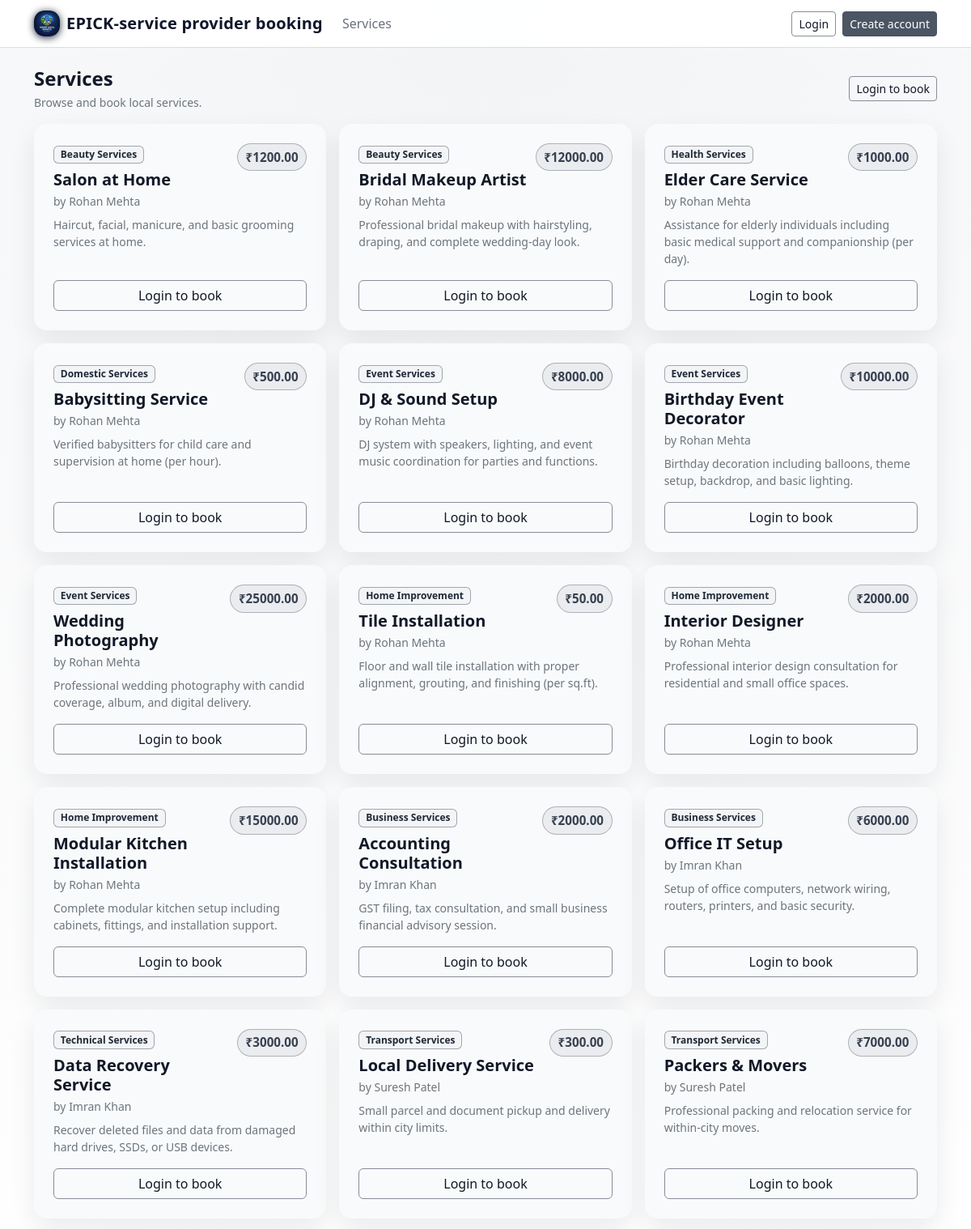
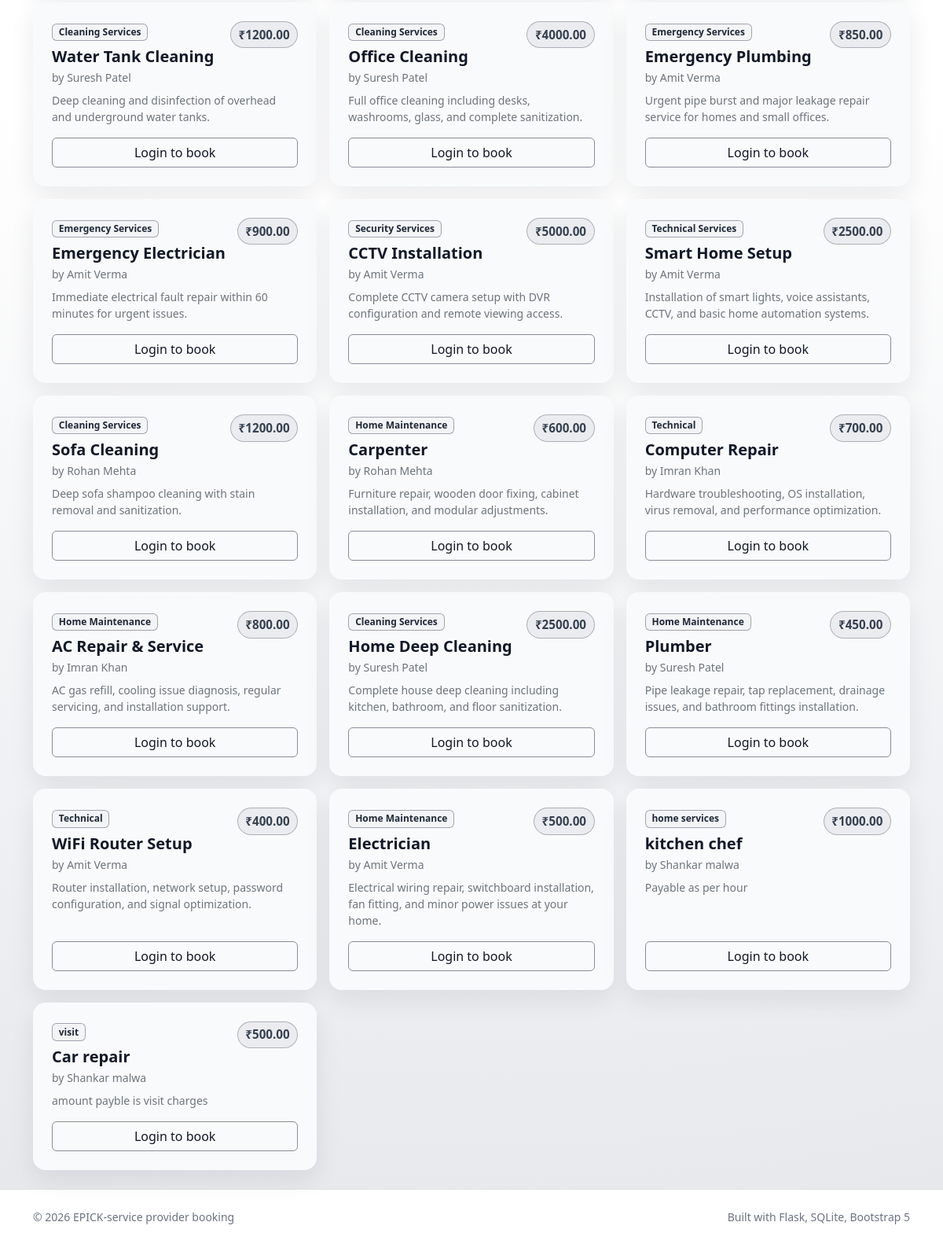
/services, run on the app's committed database (2 pictures, top to bottom).
### tables this page shows
CREATE TABLE services (
    id INTEGER PRIMARY KEY AUTOINCREMENT,
    provider_id INTEGER NOT NULL,
    service_type TEXT NOT NULL,
    category TEXT NOT NULL,
    price REAL NOT NULL CHECK(price >= 0),
    description TEXT NOT NULL,
    FOREIGN KEY (provider_id) REFERENCES users(id) ON DELETE CASCADE
);

CREATE TABLE users (
    id INTEGER PRIMARY KEY AUTOINCREMENT,
    name TEXT NOT NULL,
    email TEXT NOT NULL UNIQUE,
    password TEXT NOT NULL,
    role TEXT NOT NULL CHECK(role IN ('user', 'provider', 'admin'))
);

### app.py (the view)
@app.route("/services")
def services():
    services_rows = db_query(
        """
        SELECT
            s.id,
            s.provider_id,
            s.service_type,
            s.category,
            s.price,
            s.description,
            u.name AS provider_name
        FROM services s
        JOIN users u ON u.id = s.provider_id
        ORDER BY s.id DESC
        """
    )
    return render_template("services.html", services=services_rows)

### app.py (called while the page is built, shortened)
def get_db() -> sqlite3.Connection:
    if "db" not in g:
        conn = sqlite3.connect(DB_PATH)
        conn.row_factory = sqlite3.Row  # Access columns like dict keys
        g.db = conn
    return g.db

def db_query(sql: str, params: tuple = (), one: bool = False):
    cur = get_db().execute(sql, params)
    rows = cur.fetchall()
    cur.close()
    return rows[0] if one and rows else rows

def current_user() -> Optional[Dict[str, Any]]:
    if "current_user" in g:
        return g.current_user
    user_id = session.get("user_id")
    if not user_id:
        g.current_user = None
        return None

@app.context_processor
def inject_user():
    return {"current_user": current_user(), "datetime": datetime}

### templates/services.html (shortened to what this page needs)
{% extends "base.html" %}
{% block content %}
  <div class="d-flex flex-column flex-md-row align-items-start align-items-md-center justify-content-between gap-2 mb-3">
    <div>
      <h1 class="h4 fw-semibold mb-1">Services</h1>
      <div class="text-secondary small">Browse and book local services.</div>
    </div>
    <div class="d-flex flex-wrap gap-2">
      {% if not current_user %}
        <a class="btn btn-outline-dark btn-sm" href="{{ url_for('login') }}">Login to book</a>
      {% endif %}
    </div>
  </div>
  {% if services|length == 0 %}
    <div class="empty-state bg-white border rounded-4 p-4 shadow-sm">
      <h2 class="h5 fw-semibold mb-1">No services yet</h2>
      <p class="text-secondary mb-0">Providers can add the first service from their dashboard.</p>
    </div>
  {% else %}
    <div class="row g-3">
      {% for s in services %}
        <div class="col-md-6 col-lg-4">
          <div class="card border-0 shadow-sm rounded-4 h-100 service-card">
            <div class="card-body p-4 d-flex flex-column">
              <div class="d-flex justify-content-between align-items-start gap-2">
                <div>
                  <div class="badge text-bg-light border mb-2">{{ s.category }}</div>
                  <h2 class="h5 fw-semibold mb-1">{{ s.service_type }}</h2>
                  <div class="small text-secondary mb-2">by {{ s.provider_name }}</div>
                </div>
                <div class="text-end">
                  <div class="price-tag">₹{{ "%.2f"|format(s.price) }}</div>
                </div>
              </div>
              <p class="text-secondary small flex-grow-1 mb-3">
                {{ s.description }}
              </p>
              {% if current_user and current_user.role == 'user' %}
                <button
                  class="btn btn-dark w-100"
                  type="button"
                  data-bs-toggle="modal"
                  data-bs-target="#bookModal{{ s.id }}"
                >
                  Book now
                </button>
              {% elif not current_user %}
                <a class="btn btn-outline-dark w-100" href="{{ url_for('login', next=url_for('services')) }}">
                  Login to book
                </a>
              {% endif %}
            </div>
          </div>
        </div>
      {% endfor %}
    </div>
  {% endif %}
{% endblock %}

### templates/base.html (shortened to what this page needs)
<!doctype html>
<html lang="en">
  <head>
    <link
      href="https://cdn.jsdelivr.net/npm/bootstrap@5.3.3/dist/css/bootstrap.min.css"
      rel="stylesheet"
    />
    <link rel="stylesheet" href="{{ url_for('static', filename='css/style.css') }}" />
  </head>
  <body class="bg-body-tertiary">
    <nav class="navbar navbar-expand-lg border-bottom sticky-top">
      <div class="container">
        <a class="navbar-brand fw-semibold d-flex align-items-center gap-2" href="{{ url_for('services') }}">
          <img
            src="{{ url_for('static', filename='images/epick-logo-main.png') }}"
            alt="EPICK logo"
            class="epick-logo-mark"
          />
          <span>EPICK-service provider booking</span>
        </a>
        <div class="collapse navbar-collapse" id="navMain">
          <ul class="navbar-nav me-auto mb-2 mb-lg-0">
            <li class="nav-item">
              <a class="nav-link" href="{{ url_for('services') }}">Services</a>
            </li>
          </ul>
          <ul class="navbar-nav ms-auto">
            {% if current_user %}
              <li class="nav-item d-none d-lg-flex align-items-center me-2">
                <span class="small text-secondary">
                  Signed in as <span class="fw-semibold">{{ current_user.name }}</span>
                </span>
              </li>
              <li class="nav-item">
                <a class="btn btn-outline-dark btn-sm" href="{{ url_for('logout') }}">Logout</a>
              </li>
            {% else %}
              <li class="nav-item me-2">
                <a class="btn btn-outline-dark btn-sm" href="{{ url_for('login') }}">Login</a>
              </li>
              <li class="nav-item">
                <a class="btn btn-dark btn-sm" href="{{ url_for('register') }}">Create account</a>
              </li>
            {% endif %}
          </ul>
        </div>
      </div>
    </nav>
    <main class="py-4">
      <div class="container">
        {% block content %}{% endblock %}
      </div>
    </main>
    <footer class="py-4 border-top bg-white">
      <div class="container d-flex flex-column flex-md-row align-items-start align-items-md-center justify-content-between gap-2">
        <div class="small text-secondary">
          © {{ datetime.utcnow().year if datetime is defined else "2026" }} EPICK-service provider booking
        </div>
        <div class="small text-secondary">
          Built with Flask, SQLite, Bootstrap 5
        </div>
      </div>
    </footer>
  </body>
</html>

### static/css/style.css (style rules this page uses)
:root { --card-radius: 1rem; --bg-main: #ffffff; --bg-elevated: #f9fafb; --bg-soft: #f3f4f6; --border-subtle: rgba(107, 114, 128, 0.25); --text-main: #111827; --text-muted: #6b7280; --primary: #4b5563; --accent: #9ca3af; --primary-soft: rgba(75, 85, 99, 0.08); }
body { font-feature-settings: "ss01" 1, "ss02" 1; background: radial-gradient(circle at top, #f3f4f6 0, #ffffff 55%, #e5e7eb 100%); color: var(--text-main); }
body::before { content: ""; position: fixed; inset: 0; pointer-events: none; background-image: url("/static/images/epick-logo-main.png"); background-repeat: no-repeat; background-position: center center; background-size: min(55vw, 520px); opacity: 0.12; filter: drop-shadow(0 0 32px rgba(15, 23, 42, 0.35)); mix-blend-mode: lighten; z-index: -1; }
.bg-body-tertiary { background-color: transparent !important; }
.navbar { background: rgba(255, 255, 255, 0.92) !important; backdrop-filter: blur(20px); border-color: rgba(209, 213, 219, 0.8) !important; }
.navbar-brand { letter-spacing: 0.2px; color: #0f172a !important; }
.epick-logo-mark { height: 32px; width: 32px; object-fit: contain; border-radius: 0.8rem; box-shadow: 0 0.1rem 0.6rem rgba(15, 23, 42, 0.9); }
.navbar .nav-link { color: var(--text-muted) !important; }
main > .container { color: var(--text-main); }
.card, .empty-state, .modal-content { background: var(--bg-elevated); border-color: var(--border-subtle); color: var(--text-main); }
.rounded-4 { border-radius: var(--card-radius) !important; }
.shadow-sm { box-shadow: 0 0.8rem 2rem rgba(15, 23, 42, 0.08) !important; }
.price-tag { font-weight: 700; font-size: 0.95rem; padding: 0.3rem 0.6rem; border-radius: 999px; background: var(--primary-soft); color: #374151; border: 1px solid rgba(75, 85, 99, 0.4); white-space: nowrap; }
footer { background: #ffffff !important; border-color: rgba(209, 213, 219, 0.8) !important; }
footer .small { color: var(--text-muted) !important; }
.btn-dark { background-color: var(--primary); border-color: var(--primary); }
.btn-outline-dark { border-color: rgba(107, 114, 128, 0.8); color: #111827; }
.badge.text-bg-light { background-color: #f3f4f6 !important; color: #1f2937 !important; border-color: rgba(107, 114, 128, 0.6) !important; }

### data on the page
services: category "Beauty Services", service_type "Salon at Home", provider_name "Rohan Mehta", price "1200.00", description "Haircut, facial, manicure, and basic grooming services at home."
services: category "Beauty Services", service_type "Bridal Makeup Artist", provider_name "Rohan Mehta", price "12000.00", description "Professional bridal makeup with hairstyling, draping, and complete wedding-day look."
services: category "Health Services", service_type "Elder Care Service", provider_name "Rohan Mehta", price "1000.00", description "Assistance for elderly individuals including basic medical support and companionship (per day)."
services: category "Domestic Services", service_type "Babysitting Service", provider_name "Rohan Mehta", price "500.00", description "Verified babysitters for child care and supervision at home (per hour)."
services: category "Event Services", service_type "DJ & Sound Setup", provider_name "Rohan Mehta", price "8000.00", description "DJ system with speakers, lighting, and event music coordination for parties and functions."
services: category "Event Services", service_type "Birthday Event Decorator", provider_name "Rohan Mehta", price "10000.00", description "Birthday decoration including balloons, theme setup, backdrop, and basic lighting."
services: category "Event Services", service_type "Wedding Photography", provider_name "Rohan Mehta", price "25000.00", description "Professional wedding photography with candid coverage, album, and digital delivery."
services: category "Home Improvement", service_type "Tile Installation", provider_name "Rohan Mehta", price "50.00", description "Floor and wall tile installation with proper alignment, grouting, and finishing (per sq.ft)."
services: category "Home Improvement", service_type "Interior Designer", provider_name "Rohan Mehta", price "2000.00", description "Professional interior design consultation for residential and small office spaces."
services: category "Home Improvement", service_type "Modular Kitchen Installation", provider_name "Rohan Mehta", price "15000.00", description "Complete modular kitchen setup including cabinets, fittings, and installation support."
services: category "Business Services", service_type "Accounting Consultation", provider_name "Imran Khan", price "2000.00", description "GST filing, tax consultation, and small business financial advisory session."
services: category "Business Services", service_type "Office IT Setup", provider_name "Imran Khan", price "6000.00", description "Setup of office computers, network wiring, routers, printers, and basic security."
services: category "Technical Services", service_type "Data Recovery Service", provider_name "Imran Khan", price "3000.00", description "Recover deleted files and data from damaged hard drives, SSDs, or USB devices."
services: category "Transport Services", service_type "Local Delivery Service", provider_name "Suresh Patel", price "300.00", description "Small parcel and document pickup and delivery within city limits."
services: category "Transport Services", service_type "Packers & Movers", provider_name "Suresh Patel", price "7000.00", description "Professional packing and relocation service for within-city moves."
services: category "Cleaning Services", service_type "Water Tank Cleaning", provider_name "Suresh Patel", price "1200.00", description "Deep cleaning and disinfection of overhead and underground water tanks."
services: category "Cleaning Services", service_type "Office Cleaning", provider_name "Suresh Patel", price "4000.00", description "Full office cleaning including desks, washrooms, glass, and complete sanitization."
services: category "Emergency Services", service_type "Emergency Plumbing", provider_name "Amit Verma", price "850.00", description "Urgent pipe burst and major leakage repair service for homes and small offices."
services: category "Emergency Services", service_type "Emergency Electrician", provider_name "Amit Verma", price "900.00", description "Immediate electrical fault repair within 60 minutes for urgent issues."
services: category "Security Services", service_type "CCTV Installation", provider_name "Amit Verma", price "5000.00", description "Complete CCTV camera setup with DVR configuration and remote viewing access."
services: category "Technical Services", service_type "Smart Home Setup", provider_name "Amit Verma", price "2500.00", description "Installation of smart lights, voice assistants, CCTV, and basic home automation systems."
services: category "Cleaning Services", service_type "Sofa Cleaning", provider_name "Rohan Mehta", price "1200.00", description "Deep sofa shampoo cleaning with stain removal and sanitization."
services: category "Home Maintenance", service_type "Carpenter", provider_name "Rohan Mehta", price "600.00", description "Furniture repair, wooden door fixing, cabinet installation, and modular adjustments."
services: category "Technical", service_type "Computer Repair", provider_name "Imran Khan", price "700.00", description "Hardware troubleshooting, OS installation, virus removal, and performance optimization."
services: category "Home Maintenance", service_type "AC Repair & Service", provider_name "Imran Khan", price "800.00", description "AC gas refill, cooling issue diagnosis, regular servicing, and installation support."
services: category "Cleaning Services", service_type "Home Deep Cleaning", provider_name "Suresh Patel", price "2500.00", description "Complete house deep cleaning including kitchen, bathroom, and floor sanitization."
services: category "Home Maintenance", service_type "Plumber", provider_name "Suresh Patel", price "450.00", description "Pipe leakage repair, tap replacement, drainage issues, and bathroom fittings installation."
services: category "Technical", service_type "WiFi Router Setup", provider_name "Amit Verma", price "400.00", description "Router installation, network setup, password configuration, and signal optimization."
services: category "Home Maintenance", service_type "Electrician", provider_name "Amit Verma", price "500.00", description "Electrical wiring repair, switchboard installation, fan fitting, and minor power issues at your home."
services: category "home services", service_type "kitchen chef", provider_name "Shankar malwa", price "1000.00", description "Payable as per hour"
services: category "visit", service_type "Car repair", provider_name "Shankar malwa", price "500.00", description "amount payble is visit charges"
